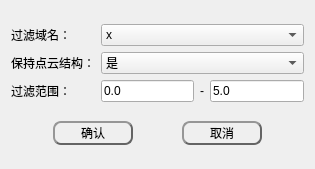
<?xml version="1.0" encoding="UTF-8"?>
<ui version="4.0">
 <class>PassThroughDlgClass</class>
 <widget class="QWidget" name="PassThroughDlgClass">
  <property name="geometry">
   <rect>
    <x>0</x>
    <y>0</y>
    <width>315</width>
    <height>169</height>
   </rect>
  </property>
  <property name="minimumSize">
   <size>
    <width>0</width>
    <height>24</height>
   </size>
  </property>
  <property name="windowTitle">
   <string>直通滤波</string>
  </property>
  <layout class="QGridLayout" name="gridLayout_2">
   <item row="0" column="0">
    <layout class="QGridLayout" name="gridLayout">
     <item row="0" column="1">
      <widget class="QComboBox" name="Dir_comboBox">
       <item>
        <property name="text">
         <string>x</string>
        </property>
       </item>
       <item>
        <property name="text">
         <string>y</string>
        </property>
       </item>
       <item>
        <property name="text">
         <string>z</string>
        </property>
       </item>
      </widget>
     </item>
     <item row="0" column="0">
      <widget class="QLabel" name="label">
       <property name="text">
        <string>过滤域名：</string>
       </property>
      </widget>
     </item>
     <item row="1" column="0">
      <widget class="QLabel" name="label_5">
       <property name="text">
        <string>保持点云结构：</string>
       </property>
      </widget>
     </item>
     <item row="1" column="1">
      <widget class="QComboBox" name="KeepOrganized">
       <item>
        <property name="text">
         <string>是</string>
        </property>
       </item>
       <item>
        <property name="text">
         <string>否</string>
        </property>
       </item>
      </widget>
     </item>
     <item row="2" column="0">
      <widget class="QLabel" name="label_2">
       <property name="text">
        <string>过滤范围：</string>
       </property>
      </widget>
     </item>
     <item row="2" column="1">
      <layout class="QHBoxLayout" name="horizontalLayout">
       <item>
        <widget class="QLineEdit" name="min">
         <property name="text">
          <string>0.0</string>
         </property>
        </widget>
       </item>
       <item>
        <widget class="QLabel" name="label_3">
         <property name="text">
          <string>-</string>
         </property>
        </widget>
       </item>
       <item>
        <widget class="QLineEdit" name="max">
         <property name="text">
          <string>5.0</string>
         </property>
        </widget>
       </item>
      </layout>
     </item>
    </layout>
   </item>
   <item row="2" column="0">
    <layout class="QHBoxLayout" name="horizontalLayout_2">
     <item>
      <spacer name="horizontalSpacer_3">
       <property name="orientation">
        <enum>Qt::Horizontal</enum>
       </property>
       <property name="sizeHint" stdset="0">
        <size>
         <width>40</width>
         <height>20</height>
        </size>
       </property>
      </spacer>
     </item>
     <item>
      <widget class="QPushButton" name="btn_ok">
       <property name="minimumSize">
        <size>
         <width>80</width>
         <height>24</height>
        </size>
       </property>
       <property name="styleSheet">
        <string notr="true">QPushButton{
	color: rgb(0, 0, 0);
	background-color: rgba(255, 255, 255,0);
	border:2px outset rgb(100, 100, 100);
	border-radius:8px;
  	text-align: center center;
} 

/*鼠标放在按钮上方*/
QPushButton:hover:enabled {
	background-color: rgba(255, 255, 255,150);
	border:2px outset rgba(100, 100, 100,150);
} 

/*鼠标点击按钮*/
QPushButton:pressed:enabled {
	background-color: rgba(255, 255, 255,255);
	border:4px outset rgba(100, 100, 100,255);
}

QPushButton:enabled{ 
	color: rgb(0, 0, 0);
	background-color: rgba(255, 255, 255,0);
	border:2px outset rgb(100, 100, 100);
}

QPushButton:disabled{ 
	color: rgb(150, 150, 150);
	background-color: rgba(150, 150, 150,0);
	border:2px outset rgb(100, 100, 100);
}</string>
       </property>
       <property name="text">
        <string>确认</string>
       </property>
      </widget>
     </item>
     <item>
      <spacer name="horizontalSpacer">
       <property name="orientation">
        <enum>Qt::Horizontal</enum>
       </property>
       <property name="sizeHint" stdset="0">
        <size>
         <width>40</width>
         <height>20</height>
        </size>
       </property>
      </spacer>
     </item>
     <item>
      <widget class="QPushButton" name="btn_cancel">
       <property name="minimumSize">
        <size>
         <width>80</width>
         <height>24</height>
        </size>
       </property>
       <property name="styleSheet">
        <string notr="true">QPushButton{
	color: rgb(0, 0, 0);
	background-color: rgba(255, 255, 255,0);
	border:2px outset rgb(100, 100, 100);
	border-radius:8px;
  	text-align: center center;
} 

/*鼠标放在按钮上方*/
QPushButton:hover:enabled {
	background-color: rgba(255, 255, 255,150);
	border:2px outset rgba(100, 100, 100,150);
} 

/*鼠标点击按钮*/
QPushButton:pressed:enabled {
	background-color: rgba(255, 255, 255,255);
	border:4px outset rgba(100, 100, 100,255);
}

QPushButton:enabled{ 
	color: rgb(0, 0, 0);
	background-color: rgba(255, 255, 255,0);
	border:2px outset rgb(100, 100, 100);
}

QPushButton:disabled{ 
	color: rgb(150, 150, 150);
	background-color: rgba(150, 150, 150,0);
	border:2px outset rgb(100, 100, 100);
}</string>
       </property>
       <property name="text">
        <string>取消</string>
       </property>
      </widget>
     </item>
     <item>
      <spacer name="horizontalSpacer_2">
       <property name="orientation">
        <enum>Qt::Horizontal</enum>
       </property>
       <property name="sizeHint" stdset="0">
        <size>
         <width>40</width>
         <height>20</height>
        </size>
       </property>
      </spacer>
     </item>
    </layout>
   </item>
  </layout>
 </widget>
 <layoutdefault spacing="6" margin="11"/>
 <resources/>
 <connections/>
</ui>
